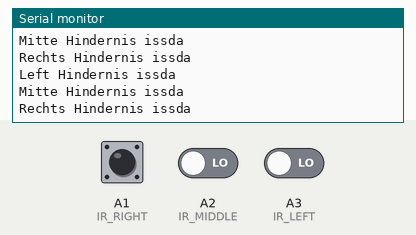
Simulated run of this sketch. Board: Arduino Uno, built with avr-gcc and run on an emulated ATmega328P. Shown: the last lines printed to the serial monitor. Inputs (shaded band) come from the test bench; at power-on: A1 (IR_RIGHT) LOW, A2 (IR_MIDDLE) LOW, A3 (IR_LEFT) LOW.

Above: at 1.2 s.
1.3 s: A1 (IR_RIGHT) driven HIGH
At 1.61 s:
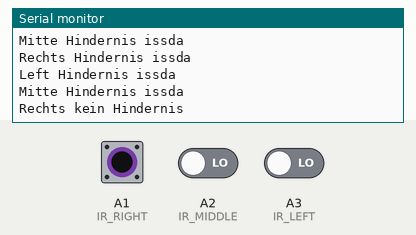
3.1 s: A2 (IR_MIDDLE) driven HIGH
4.9 s: A3 (IR_LEFT) driven HIGH
6.7 s: A1 (IR_RIGHT) driven LOW and A2 (IR_MIDDLE) driven LOW
At 7.07 s:
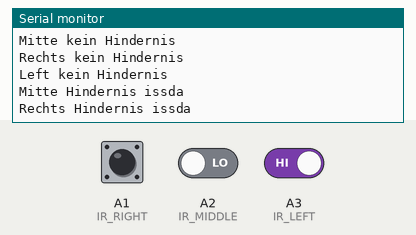
9.7 s: A1 (IR_RIGHT) pulsed HIGH 2 times (0.12 s each, 0.3 s apart)
At 9.91 s:
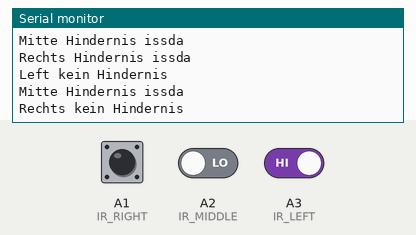

The sketch:

infrarot_magnet_test.ino
```cpp
#define IR_LEFT A3 // connect ir sensor to arduino pin 2 (left one)
#define IR_MIDDLE A2 // connect ir sensor to arduino pin 2 (middle one)
#define IR_RIGHT A1 // connect ir sensor to arduino pin 2 (middle one)
int statusSensorLeft;
int statusSensorMiddle;
int statusSensorRight;

void setup()
{
  pinMode (IR_LEFT, INPUT); // sensor pin INPUT
  pinMode (IR_MIDDLE, INPUT); // sensor pin INPUT
  pinMode (IR_RIGHT, INPUT); // sensor pin INPUT
  Serial.begin(9600);
}

void linieLinks() {
    statusSensorLeft = digitalRead (IR_LEFT);
    if (statusSensorLeft == 1) {
      Serial.println("Left kein Hindernis");
    }
    else {
      Serial.println("Left Hindernis issda");
    }
}

void linieMitte() {
    statusSensorMiddle = digitalRead (IR_MIDDLE);
    if (statusSensorMiddle == 1) {
      Serial.println("Mitte kein Hindernis");
    }
    else {
      Serial.println("Mitte Hindernis issda");
    }
}

void linieRechts() {
    statusSensorRight = digitalRead (IR_RIGHT);
    if (statusSensorRight == 1) {
      Serial.println("Rechts kein Hindernis");
    }
    else {
      Serial.println("Rechts Hindernis issda");
    }
}


void loop()
{
  linieLinks();
  linieMitte();
  linieRechts();
  delay(200);
}
```

Measured:
- after the input at 1.3 s, the serial monitor: prints a new line after 0.18 s (image 1)
- after the input at 6.7 s, the serial monitor: prints a new line after 0.21 s (image 2)
